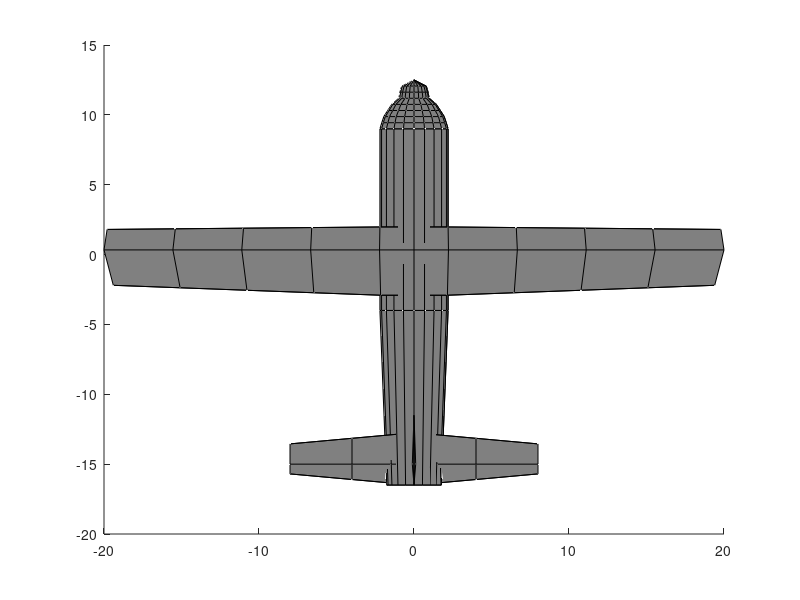

Reproduce this figure in MATLAB.
function [h] = c130(varargin) 
%C130 draws a simple 3D airplane loosely modelled after a Lockheed C-130.
% 
%% c130 Syntax 
% 
%  c130 
%  c130(x,y,z)
%  c130(...,'roll',RollDegrees)
%  c130(...,'pitch',PitchDegrees)
%  c130(...,'yaw',YawDegrees)
%  c130(...,'color',AirplaneColor)
%  c130(...,'fuselage',FuseLageColor)
%  c130(...,'wing',WingColor)
%  c130(...,'tailwing',TailwingColor)
%  c130(...,'fin',FinColor)
%  c130(...,'prop',PropellerColor)
%  c130(...,'scale',SizeScaleFactor)
%  c130(...,'z',ZScaleFactor)
%  c130(...,'linestyle','LineStyle')
%  c130(...,'linecolor',LineColor)
%  h = c130(...)
% 
%% c130 Description
%
% c130 draws a 3D airplane.
% 
% c130(x,y,z) draws an airplane centered approximately at the location
% given by x,y,z, where x, y, and z must be scalar values. 
% 
% c130(...,'roll',RollDegrees) specifies roll of the aircraft in degrees
% relative to the approximate center of gravity of the aircraft. 
%
% c130(...,'pitch',PitchDegrees) specifies pitch of the aircraft in
% degrees.
%
% c130(...,'yaw',YawDegrees) specifies yaw of the aircraft in degrees in
% the global coordinate system. The xyz2rpy function may help with
% determining appropriate yaw values. 
%
% c130(...,'color',AirplaneColor) specifies a color of all surfaces of
% the plane.  Color may be given by Matlab color name (e.g., 'red'),
% Matlab color abbreviation (e.g., 'r'), or RGB value (e.g., [1 0 0]).
% The 'color' option may be paired with options for specifying colors of
% specific parts of the plane.  For example, c130('color','b','wing',y)
% creates a blue airplane with yellow wings. Default color is gray. 
%
% c130(...,'fuselage',FuselageColor) specifies fuselage color. 
%
% c130(...,'wing',WingColor) specifies wing color. 
%
% c130(...,'tailwing',TailwingColor) specifies color of horizontal
% stabilizer wings at the tail of the plane. 
%
% c130(...,'fin',FinColor) specifies color of the vertical stabilizer fin
% at the tail of the plane. 
%
% c130(...,'prop',PropellerColor) specifies propeller color. 
%
% c130(...,'scale',SizeScaleFactor) scales dimensions of the plane by
% some scalar factor. By default, c130 draws an airplane with dimensions
% which approximately match the dimensions C-130 airplane in meters.  If you'd 
% like to draw a C-130 in dimensions of feet, try c130('scale',3.281). 
%
% c130(...,'z',ZScaleFactor) scales only vertical dimensions by some
% scalar value.  This may be useful if you're animating an airplane in a
% coordinate system where the vertical dimension is stretched to show
% relief.  If your axes are not equal, consider a ZScaleFactor given by
% the ratio of (xlim(2)-xlim(1))/(zlim(2)-zlim(1)). 
%
% c130(...,'linestyle','LineStyle') specifies style of the lines
% connecting surface vertices. Default is '-', but can be set to any
% valid linestyle, including 'none' to show a smooth surface. 
%
% c130(...,'linecolor',LineColor) specifies edge color of lines
% connecting surface verticies. Default line color is black. 
% 
% h = c130(...) returns handles of the 13 surface objects created by
% c130. Handles correspond to the following: 
% 
%   * h(1): main fuselage. 
%   * h(2): nose. 
%   * h(3): tail section of fuselage. 
%   * h(4): top side of main wing. 
%   * h(5): under side of main wing. 
%   * h(6): top side of tail wing. 
%   * h(7): under side of tail wing. 
%   * h(8): right side of fin. 
%   * h(9): left side of fin. 
%   * h(10:13): propellers.
%
%% Author Info
% Chad A. Greene of the University of Texas Institute for Geophysics (UTIG)
% wrote this on Saturday, September 27, 2014. Feel free to visit Chad on
% over at http://www.chadagreene.com. 
% 
% See also xyz2rpy

%% Set Defaults: 

wingColor     = .5*[1 1 1];
fusColor      = .5*[1 1 1];
tailWingColor = .5*[1 1 1];
finColor      = .5*[1 1 1];
propColor     = .5*[1 1 1];
edgeColor     = 'k';
linestyle     = '-'; 
scale         = 1; 
zscale        = 1; 
setroll       = false; 
setpitch      = false; 
setyaw        = false; 

%% Parse Inputs: 

if nargin>2 && isnumeric(varargin{1}) && isnumeric(varargin{2}) && isnumeric(varargin{3})
    x = varargin{1}; 
    y = varargin{2}; 
    z = varargin{3}; 
    assert(isscalar(x)==1,'c130 input x must be a scalar.')
    assert(isscalar(y)==1,'c130 input y must be a scalar.')
    assert(isscalar(z)==1,'c130 input z must be a scalar.')
else
    x = 0; 
    y = 0; 
    z = 0; 
end

tmp = strncmpi(varargin,'col',3); 
if any(tmp)
    wingColor     = varargin{find(tmp)+1}; 
    fusColor      = varargin{find(tmp)+1}; 
    tailWingColor = varargin{find(tmp)+1}; 
    finColor      = varargin{find(tmp)+1}; 
end

tmp = strncmpi(varargin,'fus',3)|strcmpi(varargin,'body'); 
if any(tmp)
    fusColor = varargin{find(tmp)+1}; 
end

tmp = strncmpi(varargin,'wing',4); 
if any(tmp)
    wingColor = varargin{find(tmp)+1}; 
end

tmp = strncmpi(varargin,'tail',4); 
if any(tmp)
    tailWingColor = varargin{find(tmp)+1}; 
end

tmp = strncmpi(varargin,'fin',3); 
if any(tmp)
    finColor = varargin{find(tmp)+1}; 
end

tmp = strncmpi(varargin,'prop',4); 
if any(tmp)
    propColor = varargin{find(tmp)+1}; 
end

tmp = strcmpi(varargin,'scale');  
if any(tmp) 
    scale = varargin{find(tmp)+1}; 
    assert(isscalar(scale)==1,'It may seem redundant, but the scale must be a scalar.')
end

tmp = strncmpi(varargin,'z',1); 
if any(tmp)
    zscale = varargin{find(tmp)+1}; 
    assert(isscalar(zscale)==1,'It may seem redundant, but the z scale must be a scalar.')
end

tmp = strncmpi(varargin,'lines',5); 
if any(tmp)
    linestyle = varargin{find(tmp)+1}; 
    assert(isnumeric(linestyle)==0,'LineStyle cannot be numeric.')
end

tmp = strncmpi(varargin,'linecol',7)|strncmpi(varargin,'edgecol',3); 
if any(tmp)
    edgeColor = varargin{find(tmp)+1}; 
end

tmp = strcmpi(varargin,'roll')|strcmpi(varargin,'biscuits'); 
if any(tmp)
    setroll = true; 
    roll = varargin{find(tmp)+1}; 
    assert(isscalar(roll)==1,'Roll must be a scalar value in degrees.')
end

tmp = strcmpi(varargin,'pitch'); 
if any(tmp)
    setpitch = true; 
    pitch = varargin{find(tmp)+1}; 
    assert(isscalar(pitch)==1,'Pitch must be a scalar value in degrees.')
end

tmp = strcmpi(varargin,'yaw')|strcmpi(varargin,'yall'); % to accommodate our southern friends 
if any(tmp)
    setyaw = true; 
    yaw = varargin{find(tmp)+1}; 
    assert(isscalar(yaw)==1,'Yaw must be a scalar value in degrees.')
end

%% Dimensions: 

wingspan = 40*scale; 
tailwingspan = 16*scale; 
tailLength = 12.5*scale; 
fusLength = 13*scale;  
fusRadius = 2.2*scale;  
wingWidth = 5*scale; % changing wingWidth will affect several dimensions

% Center the dimensions: 
y = y+9*wingWidth/5; 
z = z+fusRadius; 

%% Determine if a figure is already open: 

initialHoldState = 0; 
SetView = isempty(get(gcf,'CurrentAxes'));
    
if ~SetView
    if ishold
        initialHoldState = 1; % documents initial hold state to reset it later 
    else 
        cla % if hold is on initially, clear the axes and make a new plot
        SetView = true;
    end      
end

%% Draw surfaces: 

% Fuselage: 
[xcf,zcf,ycf] = cylinder(fusRadius); 
h(1) = surface(xcf+x,y-ycf*fusLength,z+zcf*zscale,...
    'facecolor',fusColor,'linestyle',linestyle,...
    'edgecolor',edgeColor);
if ~initialHoldState
    hold on
end

% Nose: 
[xcn,zcn,ycn] = cylinder(fusRadius.*([1 .95 .9 .8 .7 .5 .5 .5 .5]).*(cos(linspace(0,pi/2,9)).^.2)); 
zcn(6:end,:) = zcn(6:end,:)-fusRadius/5; 
ycn = -ycn.*.7*wingWidth; 
h(2) = surface(x+xcn,y-ycn,z+zcn*zscale,...
    'facecolor',fusColor,'linestyle',linestyle,...
    'edgecolor',edgeColor);

% Tail
x1 = xcf(1,:); 
x2 = .8*x1;% zeros(size(x1)); 
y1 = fusLength*ones(size(x1)); 
y2 = y1+tailLength; 
z1 = zcf(1,:); 
z2 = fusRadius*ones(size(z1)); 
h(3) = surface(x+[x1;x2],y-[y1;y2],z+[z1;z2]*zscale,...
    'facecolor',fusColor,'linestyle',linestyle,...
    'edgecolor',edgeColor);

% Wings: 
xw1 = -linspace(-wingspan/2,wingspan/2,10); 
yw1 = 1.4*wingWidth + abs(xw1)/100; 
yw2 = zeros(size(xw1))+1.4*wingWidth + wingWidth/3; 
yw3 = yw1 + wingWidth-abs(xw1)/20; 
zw1 = .85*fusRadius*ones(size(xw1)); 
h(4) = surface(x+[.99*xw1;xw1;.97*xw1],y-[yw1;yw2;yw3],...
    z+[zw1;zw1+.15*fusRadius;zw1]*zscale,'facecolor',wingColor,...
    'linestyle',linestyle,'edgecolor',edgeColor);
h(5) = surface(x+[.99*xw1;xw1;.97*xw1],y-[yw1;yw2;yw3],...
    z+[zw1;zw1;zw1]*zscale,'facecolor',wingColor,...
    'linestyle',linestyle,'edgecolor',edgeColor);

% tail wing: 
xtw1 = -linspace(-tailwingspan/2,tailwingspan/2,5); 
xtw = [xtw1;xtw1;xtw1];
ytw1 = fusLength+.7*tailLength+ abs(xtw1)/10;
ytw2 = zeros(size(xtw1))+ fusLength+.88*tailLength;
ytw3 = ytw2+.12*tailLength-abs(xtw1)/10;
ytw = [ytw1; ytw2;ytw3]; 
ztw1 = .9*fusRadius*ones(size(xtw1)); 
h(6) = surface(x+xtw,y-ytw,z+[ztw1;ztw1+.05*fusRadius;ztw1]*zscale,...
    'facecolor',tailWingColor,'linestyle',linestyle,...
    'edgecolor',edgeColor); 
h(7) = surface(x+xtw,y-ytw,z+[ztw1;ztw1;ztw1]*zscale,...
    'facecolor',tailWingColor,'linestyle',linestyle,...
    'edgecolor',edgeColor);

% Fin: 
yts = fusLength+tailLength*[1 .88 .6]; 
yts = [yts;yts]; 
zts = fusRadius*[1 1 1]; 
zts(2,:)= zts+1.1*wingWidth*[1 1 0]; 
xts = [0 fusRadius/20 0;0 fusRadius/40 0]; 
h(8) = surface(x+xts,y-yts,z+zts*zscale,...
    'facecolor',finColor,'linestyle',linestyle,...
    'edgecolor',edgeColor);
h(9) = surface(x-xts,y-yts,z+zts*zscale,...
    'facecolor',finColor,'linestyle',linestyle,...
    'edgecolor',edgeColor);

% Propellers: 
xp = .4*wingWidth*sin(0:.2:2*pi); 
zp = .4*wingWidth*cos(0:.2:2*pi)+.4*wingWidth; 
yp = zeros(size(xp))-1.2*wingWidth; 
h(10) = patch(x+xp-2.16*wingWidth,y+yp,z+zp*zscale,propColor); 
h(11) = patch(x+xp+2.16*wingWidth,y+yp,z+zp*zscale,propColor); 
h(12) = patch(x+xp-1.2*wingWidth,y+yp,z+zp*zscale,propColor); 
h(13) = patch(x+xp+1.2*wingWidth,y+yp,z+zp*zscale,propColor); 
set(h(10:13),'facealpha',.2,'edgealpha',.5)


%% Set Roll, Pitch, and Yaw: 

if setroll
    rotate(h,[0 1 0],roll,[x y z]);
end

if setpitch
    rotate(h,[1 0 0],pitch,[x y z]);
end

if setyaw
    rotate(h,[0 0 1],yaw,[x y z]);
end

%% Set view

if SetView
    %view([140 30]); 
    %axis tight equal
    %lighting gouraud
    %camlight
else
    %axis auto
end

%% Clean up: 

% Return axes to initial hold state
if ~initialHoldState
    hold off
end
    
% Discard surface handles if they're unwanted: 
if nargout==0
    clear h
end
end
